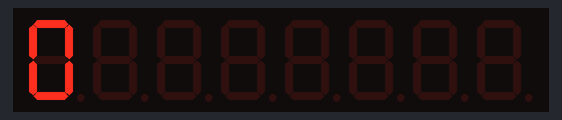
A sketch run on a simulated Arduino Uno, built with avr-gcc and run on an emulated ATmega328P. Shown: 8-digit seven-segment display.

Above: at 0.15 s.
At 1.8 s:
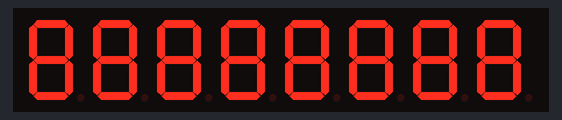
At 3.76 s:
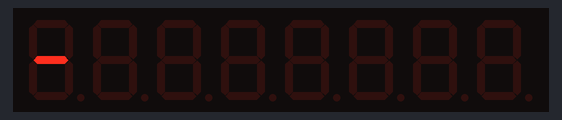
At 4.16 s:
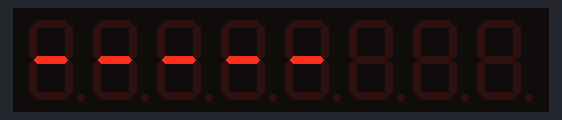
At 4.51 s:
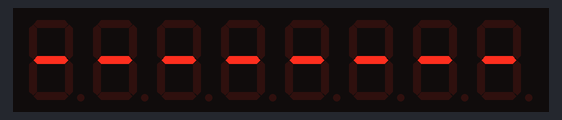
At 5.16 s:
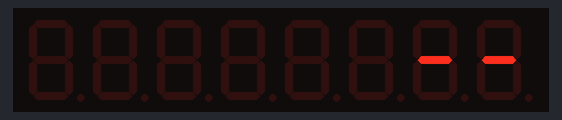

Measured:
- by itself, everything shown: repeats every 5.4 s, in 48 steps

The sketch:

ledtest.ino
```cpp
#include <LedControl.h>

// inputs: DIN pin, CLK pin, LOAD pin. number of chips
LedControl lc = LedControl(7, 5, 6, 1);

void setup()
{
  // the zero refers to the MAX7219 number, it is zero for 1 chip
  lc.shutdown(0,false);// turn off power saving, enables display
  lc.setIntensity(0,8);// sets brightness (0~15 possible values)
  lc.clearDisplay(0);// clear screen
}
void loop()
{
  for (int a=8; a>=0; a--)
  {
    lc.setDigit(0,a,7-a,false);
    delay(100);
  }
  for (int a=8; a>=0; a--)
  {
    lc.setDigit(0,a,8,false);
    delay(100);
  }
  for (int a=8; a>=0; a--)
  {
    lc.setDigit(0,a,0,false);
    delay(100);
  }
  for (int a=8; a>=0; a--)
  {
    lc.setChar(0,a,' ',false);
    delay(100);
  }
  for (int a=8; a>=0; a--)
  {
    lc.setChar(0,a,'-',false);
    delay(100);
  }
  for (int a=8; a>=0; a--)
  {
    lc.setChar(0,a,' ',false);
    delay(100);
  }
}
```
